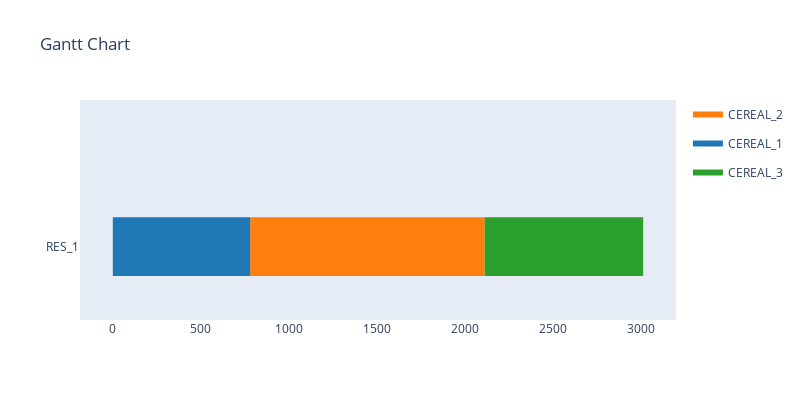

Notebook code cell kept with this figure:
### Code cell
sim_automated.run(visualise=True, verbose=False, cleverInitialise=True)

### Figure 1 — Plotly figure (JSON) as saved in the notebook; plotly's stock layout.template omitted (floating-point values rounded to 4 significant figures)
{"data": [{"fill": "toself", "fillcolor": "rgb(255, 127, 14)", "hoverinfo": "name", "legendgroup": "rgb(255, 127, 14)", "mode": "none", "name": "CEREAL_2", "showlegend": true, "type": "scatter", "x": [780, 1008, 1008, 780, 780, 1008, 1056, 1056, 1008, 1008, 1056, 1104, 1104, 1056, 1056, 1104, 1152, 1152, 1104, 1104, 1152, 1200, 1200, 1152, 1152, 1200, 1248, 1248, 1200, 1200, 1248, 1296, 1296, 1248, 1248, 1296, 1344, 1344, 1296, 1296, 1344, 1392, 1392, 1344, 1344, 1392, 1440, 1440, 1392, 1392, 1440, 1488, 1488, 1440, 1440, 1488, 1536, 1536, 1488, 1488, 1536, 1584, 1584, 1536, 1536, 1584, 1632, 1632, 1584, 1584, 1632, 1680, 1680, 1632, 1632, 1680, 1728, 1728, 1680, 1680, 1728, 1776, 1776, 1728, 1728, 1776, 1824, 1824, 1776, 1776, 1824, 1872, 1872, 1824, 1824, 1872, 1920, 1920, 1872, 1872, 1920, 1968, 1968, 1920, 1920, 1968, 2016, 2016, 1968, 1968, 2016, 2064, 2064, 2016, 2016, 2064, 2112, 2112, 2064], "y": [-0.4, -0.4, 0.4, 0.4, null, -0.4, -0.4, 0.4, 0.4, null, -0.4, -0.4, 0.4, 0.4, null, -0.4, -0.4, 0.4, 0.4, null, -0.4, -0.4, 0.4, 0.4, null, -0.4, -0.4, 0.4, 0.4, null, -0.4, -0.4, 0.4, 0.4, null, -0.4, -0.4, 0.4, 0.4, null, -0.4, -0.4, 0.4, 0.4, null, -0.4, -0.4, 0.4, 0.4, null, -0.4, -0.4, 0.4, 0.4, null, -0.4, -0.4, 0.4, 0.4, null, -0.4, -0.4, 0.4, 0.4, null, -0.4, -0.4, 0.4, 0.4, null, -0.4, -0.4, 0.4, 0.4, null, -0.4, -0.4, 0.4, 0.4, null, -0.4, -0.4, 0.4, 0.4, null, -0.4, -0.4, 0.4, 0.4, null, -0.4, -0.4, 0.4, 0.4, null, -0.4, -0.4, 0.4, 0.4, null, -0.4, -0.4, 0.4, 0.4, null, -0.4, -0.4, 0.4, 0.4, null, -0.4, -0.4, 0.4, 0.4, null, -0.4, -0.4, 0.4, 0.4]}, {"fill": "toself", "fillcolor": "rgb(31, 119, 180)", "hoverinfo": "name", "legendgroup": "rgb(31, 119, 180)", "mode": "none", "name": "CEREAL_1", "showlegend": true, "type": "scatter", "x": [0, 52, 52, 0, 0, 52, 104, 104, 52, 52, 104, 156, 156, 104, 104, 156, 208, 208, 156, 156, 208, 260, 260, 208, 208, 260, 312, 312, 260, 260, 312, 364, 364, 312, 312, 364, 416, 416, 364, 364, 416, 468, 468, 416, 416, 468, 520, 520, 468, 468, 520, 572, 572, 520, 520, 572, 624, 624, 572, 572, 624, 676, 676, 624, 624, 676, 728, 728, 676, 676, 728, 780, 780, 728], "y": [-0.4, -0.4, 0.4, 0.4, null, -0.4, -0.4, 0.4, 0.4, null, -0.4, -0.4, 0.4, 0.4, null, -0.4, -0.4, 0.4, 0.4, null, -0.4, -0.4, 0.4, 0.4, null, -0.4, -0.4, 0.4, 0.4, null, -0.4, -0.4, 0.4, 0.4, null, -0.4, -0.4, 0.4, 0.4, null, -0.4, -0.4, 0.4, 0.4, null, -0.4, -0.4, 0.4, 0.4, null, -0.4, -0.4, 0.4, 0.4, null, -0.4, -0.4, 0.4, 0.4, null, -0.4, -0.4, 0.4, 0.4, null, -0.4, -0.4, 0.4, 0.4, null, -0.4, -0.4, 0.4, 0.4]}, {"fill": "toself", "fillcolor": "rgb(44, 160, 44)", "hoverinfo": "name", "legendgroup": "rgb(44, 160, 44)", "mode": "none", "name": "CEREAL_3", "showlegend": true, "type": "scatter", "x": [2112, 2337, 2337, 2112, 2112, 2337, 2382, 2382, 2337, 2337, 2382, 2427, 2427, 2382, 2382, 2427, 2472, 2472, 2427, 2427, 2472, 2517, 2517, 2472, 2472, 2517, 2562, 2562, 2517, 2517, 2562, 2607, 2607, 2562, 2562, 2607, 2652, 2652, 2607, 2607, 2652, 2697, 2697, 2652, 2652, 2697, 2742, 2742, 2697, 2697, 2742, 2787, 2787, 2742, 2742, 2787, 2832, 2832, 2787, 2787, 2832, 2877, 2877, 2832, 2832, 2877, 2922, 2922, 2877, 2877, 2922, 2967, 2967, 2922, 2922, 2967, 3012, 3012, 2967], "y": [-0.4, -0.4, 0.4, 0.4, null, -0.4, -0.4, 0.4, 0.4, null, -0.4, -0.4, 0.4, 0.4, null, -0.4, -0.4, 0.4, 0.4, null, -0.4, -0.4, 0.4, 0.4, null, -0.4, -0.4, 0.4, 0.4, null, -0.4, -0.4, 0.4, 0.4, null, -0.4, -0.4, 0.4, 0.4, null, -0.4, -0.4, 0.4, 0.4, null, -0.4, -0.4, 0.4, 0.4, null, -0.4, -0.4, 0.4, 0.4, null, -0.4, -0.4, 0.4, 0.4, null, -0.4, -0.4, 0.4, 0.4, null, -0.4, -0.4, 0.4, 0.4, null, -0.4, -0.4, 0.4, 0.4, null, -0.4, -0.4, 0.4, 0.4]}, {"legendgroup": "rgb(255, 127, 14)", "marker": {"color": "rgb(255, 127, 14)", "opacity": 0, "size": 1}, "mode": "markers", "name": "", "showlegend": false, "text": [null, null, null, null, null, null, null, null, null, null, null, null, null, null, null, null, null, null, null, null, null, null, null, null, null, null, null, null, null, null, null, null, null, null, null, null, null, null, null, null, null, null, null, null, null, null, null, null], "type": "scatter", "x": [780, 1008, 1008, 1056, 1056, 1104, 1104, 1152, 1152, 1200, 1200, 1248, 1248, 1296, 1296, 1344, 1344, 1392, 1392, 1440, 1440, 1488, 1488, 1536, 1536, 1584, 1584, 1632, 1632, 1680, 1680, 1728, 1728, 1776, 1776, 1824, 1824, 1872, 1872, 1920, 1920, 1968, 1968, 2016, 2016, 2064, 2064, 2112], "y": [0, 0, 0, 0, 0, 0, 0, 0, 0, 0, 0, 0, 0, 0, 0, 0, 0, 0, 0, 0, 0, 0, 0, 0, 0, 0, 0, 0, 0, 0, 0, 0, 0, 0, 0, 0, 0, 0, 0, 0, 0, 0, 0, 0, 0, 0, 0, 0]}, {"legendgroup": "rgb(31, 119, 180)", "marker": {"color": "rgb(31, 119, 180)", "opacity": 0, "size": 1}, "mode": "markers", "name": "", "showlegend": false, "text": [null, null, null, null, null, null, null, null, null, null, null, null, null, null, null, null, null, null, null, null, null, null, null, null, null, null, null, null, null, null], "type": "scatter", "x": [0, 52, 52, 104, 104, 156, 156, 208, 208, 260, 260, 312, 312, 364, 364, 416, 416, 468, 468, 520, 520, 572, 572, 624, 624, 676, 676, 728, 728, 780], "y": [0, 0, 0, 0, 0, 0, 0, 0, 0, 0, 0, 0, 0, 0, 0, 0, 0, 0, 0, 0, 0, 0, 0, 0, 0, 0, 0, 0, 0, 0]}, {"legendgroup": "rgb(44, 160, 44)", "marker": {"color": "rgb(44, 160, 44)", "opacity": 0, "size": 1}, "mode": "markers", "name": "", "showlegend": false, "text": [null, null, null, null, null, null, null, null, null, null, null, null, null, null, null, null, null, null, null, null, null, null, null, null, null, null, null, null, null, null, null, null], "type": "scatter", "x": [2112, 2337, 2337, 2382, 2382, 2427, 2427, 2472, 2472, 2517, 2517, 2562, 2562, 2607, 2607, 2652, 2652, 2697, 2697, 2742, 2742, 2787, 2787, 2832, 2832, 2877, 2877, 2922, 2922, 2967, 2967, 3012], "y": [0, 0, 0, 0, 0, 0, 0, 0, 0, 0, 0, 0, 0, 0, 0, 0, 0, 0, 0, 0, 0, 0, 0, 0, 0, 0, 0, 0, 0, 0, 0, 0]}], "layout": {"autosize": false, "height": 400, "hovermode": "closest", "showlegend": true, "title": {"text": "Gantt Chart"}, "width": 800, "xaxis": {"rangeselector": {"buttons": [{"count": 7, "label": "1w", "step": "day", "stepmode": "backward"}, {"count": 1, "label": "1m", "step": "month", "stepmode": "backward"}, {"count": 6, "label": "6m", "step": "month", "stepmode": "backward"}, {"count": 1, "label": "YTD", "step": "year", "stepmode": "todate"}, {"count": 1, "label": "1y", "step": "year", "stepmode": "backward"}, {"step": "all"}]}, "showgrid": false, "type": "linear", "zeroline": false}, "yaxis": {"autorange": false, "range": [-1, 2], "showgrid": false, "ticktext": ["RES_1"], "tickvals": [0], "zeroline": false}}}
